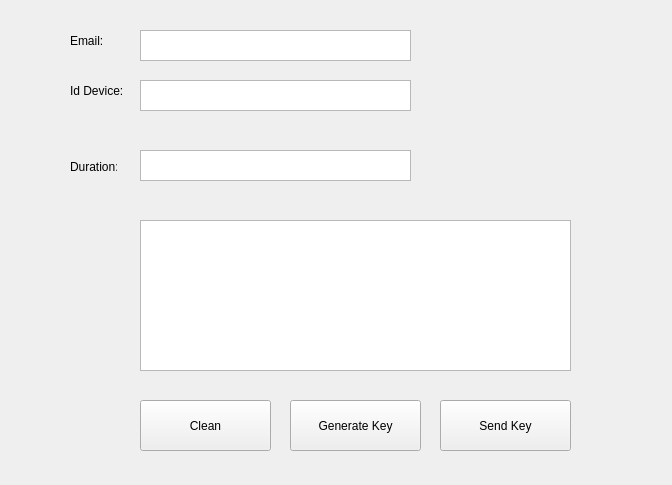
<?xml version="1.0" encoding="UTF-8"?>
<ui version="4.0">
 <class>Form</class>
 <widget class="QWidget" name="Form">
  <property name="geometry">
   <rect>
    <x>0</x>
    <y>0</y>
    <width>672</width>
    <height>485</height>
   </rect>
  </property>
  <property name="windowTitle">
   <string>Form</string>
  </property>
  <widget class="QLabel" name="label">
   <property name="geometry">
    <rect>
     <x>70</x>
     <y>80</y>
     <width>61</width>
     <height>21</height>
    </rect>
   </property>
   <property name="text">
    <string>Id Device:</string>
   </property>
  </widget>
  <widget class="QTextEdit" name="textEditDeviceId">
   <property name="geometry">
    <rect>
     <x>140</x>
     <y>80</y>
     <width>271</width>
     <height>31</height>
    </rect>
   </property>
  </widget>
  <widget class="QLabel" name="label_2">
   <property name="geometry">
    <rect>
     <x>70</x>
     <y>160</y>
     <width>47</width>
     <height>13</height>
    </rect>
   </property>
   <property name="text">
    <string>Duration:</string>
   </property>
  </widget>
  <widget class="QTextEdit" name="textEditKeyDuration">
   <property name="geometry">
    <rect>
     <x>140</x>
     <y>150</y>
     <width>271</width>
     <height>31</height>
    </rect>
   </property>
  </widget>
  <widget class="QPlainTextEdit" name="plainTextKey">
   <property name="geometry">
    <rect>
     <x>140</x>
     <y>220</y>
     <width>431</width>
     <height>151</height>
    </rect>
   </property>
  </widget>
  <widget class="QPushButton" name="cleanButton">
   <property name="geometry">
    <rect>
     <x>140</x>
     <y>400</y>
     <width>131</width>
     <height>51</height>
    </rect>
   </property>
   <property name="text">
    <string>Clean</string>
   </property>
  </widget>
  <widget class="QPushButton" name="generateKeyButton">
   <property name="geometry">
    <rect>
     <x>290</x>
     <y>400</y>
     <width>131</width>
     <height>51</height>
    </rect>
   </property>
   <property name="text">
    <string>Generate Key</string>
   </property>
  </widget>
  <widget class="QPushButton" name="sendKeyButton">
   <property name="geometry">
    <rect>
     <x>440</x>
     <y>400</y>
     <width>131</width>
     <height>51</height>
    </rect>
   </property>
   <property name="text">
    <string>Send Key</string>
   </property>
  </widget>
  <widget class="QTextEdit" name="textEditMail">
   <property name="geometry">
    <rect>
     <x>140</x>
     <y>30</y>
     <width>271</width>
     <height>31</height>
    </rect>
   </property>
  </widget>
  <widget class="QLabel" name="label_3">
   <property name="geometry">
    <rect>
     <x>70</x>
     <y>30</y>
     <width>61</width>
     <height>21</height>
    </rect>
   </property>
   <property name="text">
    <string>Email:</string>
   </property>
  </widget>
 </widget>
 <resources/>
 <connections/>
</ui>
